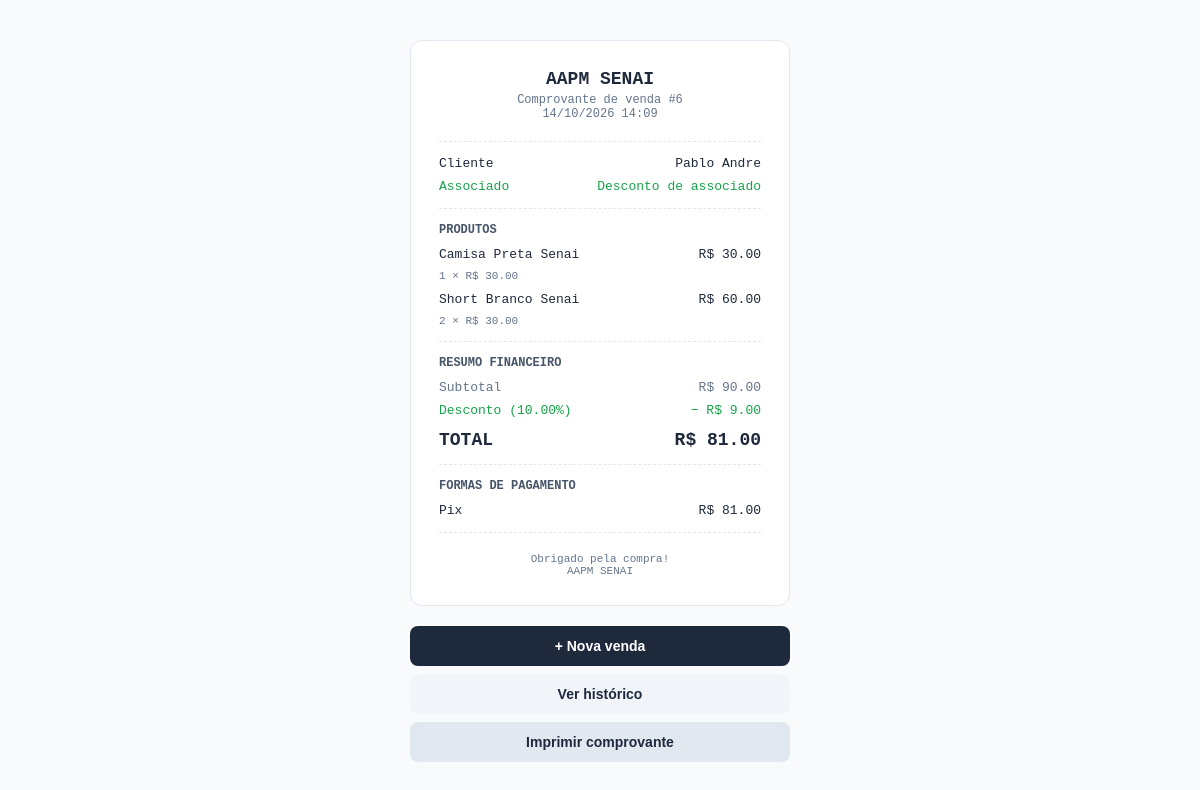
The app's page /pdv/venda/6 (signed in) with its own data.
### app/models/venda.py (models this page shows, shortened)
class Venda(Base):
    __tablename__ = "vendas"
    id = Column(Integer, primary_key=True, index=True)
    cliente_id = Column(
        Integer,
        ForeignKey("clientes.id", ondelete="SET NULL"),
        nullable=True
    )
    usuario_id = Column(
        Integer,
        ForeignKey("usuarios.id", ondelete="SET NULL"),
        nullable=True
    )
    desconto_percentual = Column(
        Float,
        nullable=False,
        default=0.0
    )
    total_bruto = Column(
        Float,
        nullable=False,
        default=0.0
    )
    total_liquido = Column(
        Float,
        nullable=False,
        default=0.0
    )
    forma_pagamento_1 = Column(
        String(30),
        nullable=True
    )
    valor_pagamento_1 = Column(
        Float,
        nullable=False,
        default=0.0
    )
    forma_pagamento_2 = Column(
        String(30),
        nullable=True
    )
    valor_pagamento_2 = Column(
        Float,
        nullable=False,
        default=0.0
    )
    observacao = Column(
        String(255),
        nullable=True
    )
    criado_em = Column(
        DateTime,
        server_default=func.now()
    )
    cliente = relationship(
        "Cliente",
        back_populates="vendas"
    )
    usuario = relationship(
        "Usuario",
        backref="vendas"
    )
    itens = relationship(
        "ItemVenda",
        back_populates="venda",
        cascade="all, delete-orphan"
    )

class ItemVenda(Base):
    __tablename__ = "itens_venda"
    id = Column(Integer, primary_key=True, index=True)
    venda_id = Column(
        Integer,
        ForeignKey("vendas.id", ondelete="CASCADE"),
        nullable=False
    )
    produto_id = Column(
        Integer,
        ForeignKey("produtos.id", ondelete="SET NULL"),
        nullable=True
    )
    produto_nome = Column(
        String(150),
        nullable=False
    )
    quantidade = Column(
        Integer,
        nullable=False
    )
    preco_unitario = Column(
        Float,
        nullable=False
    )
    venda = relationship(
        "Venda",
        back_populates="itens"
    )
    produto = relationship(
        "Produto",
        backref="itens_venda"
    )

### app/models/cliente.py (models this page shows, shortened)
class Cliente(Base):
    __tablename__ = "clientes"
    id         = Column(Integer, primary_key=True, index=True)
    nome       = Column(String(150), nullable=False, index=True)
    matricula  = Column(String(50), nullable=True, unique=True)
    telefone   = Column(String(20), nullable=True)
    is_associado = Column(Boolean, default=False, nullable=False)
    ativo      = Column(Boolean, default=True)
    criado_em  = Column(DateTime, server_default=func.now())
    vendas = relationship("Venda", back_populates="cliente")

### app/controllers/pdv_controller.py (the view)
@router.get("/venda/{venda_id}", response_class=HTMLResponse)
def comprovante_venda(
    venda_id: int,
    request: Request,
    db: Session = Depends(get_db),
    usuario=Depends(get_usuario_logado),
):
    venda = (
        db.query(Venda)
        .options(
            joinedload(Venda.cliente),
            joinedload(Venda.itens).joinedload(ItemVenda.produto),
        )
        .filter(Venda.id == venda_id)
        .first()
    )
    if venda is None:
        return RedirectResponse(
            url="/pdv/historico?erro=venda_nao_encontrada",
            status_code=303,
        )
    return templates.TemplateResponse(
        request=request,
        name="pdv/comprovante.html",
        context={
            "request": request,
            "usuario": usuario,
            "venda": venda,
        },
    )

### app/templates/pdv/comprovante.html (shortened to what this page needs)
<!DOCTYPE html>
<html lang="pt-BR">
<head>
</head>
<body>
    <div class="cupom">
        <div class="titulo">AAPM SENAI</div>
        <div class="subtitulo">
            Comprovante de venda #{{ venda.id }}<br>
            {% if venda.criado_em %}
                {{ venda.criado_em.strftime('%d/%m/%Y %H:%M') }}
            {% endif %}
        </div>
        <hr class="linha-sep">
        {% if venda.cliente %}
            <div class="item-linha">
                <span>Cliente</span>
                <span>{{ venda.cliente.nome }}</span>
            </div>
            {% if venda.cliente.is_associado %}
                <div class="item-linha desc-linha">
                    <span>Associado</span>
                    <span>Desconto de associado</span>
                </div>
            {% endif %}
        {% else %}
            <div class="item-linha">
                <span>Cliente</span>
                <span>Venda de balcão</span>
            </div>
        {% endif %}
        <hr class="linha-sep">
        <div class="secao-titulo">Produtos</div>
        {% for item in venda.itens %}
            <div class="item-linha">
                <span>{{ item.produto_nome }}</span>
                <span>R$ {{ "%.2f"|format(item.subtotal) }}</span>
            </div>
            <div class="item-desc">
                {{ item.quantidade }} ×
                R$ {{ "%.2f"|format(item.preco_unitario) }}
            </div>
        {% else %}
            <div class="item-desc">
                Nenhum item encontrado nesta venda.
            </div>
        {% endfor %}
        <hr class="linha-sep">
        <div class="secao-titulo">Resumo financeiro</div>
        <div class="total-linha">
            <span>Subtotal</span>
            <span>R$ {{ "%.2f"|format(venda.total_bruto) }}</span>
        </div>
        <div class="total-linha desc-linha">
            <span>
                Desconto ({{ "%.2f"|format(venda.desconto_percentual) }}%)
            </span>
            <span>
                − R$ {{ "%.2f"|format(venda.desconto_valor) }}
            </span>
        </div>
        <div class="total-final">
            <span>TOTAL</span>
            <span>R$ {{ "%.2f"|format(venda.total_liquido) }}</span>
        </div>
        <hr class="linha-sep">
        <div class="secao-titulo">Formas de pagamento</div>
        <div class="pagamento-linha">
            <span>{{ (venda.forma_pagamento_1 or "Não informado")|title }}</span>
            <span>
                R$ {{ "%.2f"|format(venda.valor_pagamento_1 or 0) }}
            </span>
        </div>
        <hr class="linha-sep">
        <div class="mensagem-final">
            Obrigado pela compra!<br>
            AAPM SENAI
        </div>
    </div>
    <a href="/pdv/" class="btn btn-nova">+ Nova venda</a>
    <a href="/pdv/historico" class="btn btn-hist">
        Ver histórico
    </a>
    <button
        type="button"
        class="btn btn-imprimir"
        onclick="window.print()"
    >
        Imprimir comprovante
    </button>
</body>
</html>

### app/templates/pdv/comprovante.html (style rules this page uses)
* { box-sizing: border-box; }
body { font-family: "Courier New", monospace; max-width: 400px; margin: 40px auto; padding: 0 10px; background: #f8fafc; color: #1e293b; }
.cupom { background: #fff; border: 1px solid #e2e8f0; border-radius: 12px; padding: 28px; }
.titulo { text-align: center; font-weight: 700; font-size: 18px; margin-bottom: 4px; }
.subtitulo { text-align: center; color: #64748b; font-size: 12px; margin-bottom: 20px; }
.linha-sep { border: none; border-top: 1px dashed #e2e8f0; margin: 14px 0; }
.secao-titulo { font-size: 12px; font-weight: 700; text-transform: uppercase; margin: 14px 0 10px; color: #475569; }
.item-linha, .total-linha, .pagamento-linha { display: flex; justify-content: space-between; align-items: flex-start; gap: 10px; font-size: 13px; margin-bottom: 8px; }
.item-linha span:first-child, .total-linha span:first-child, .pagamento-linha span:first-child { overflow-wrap: anywhere; }
.item-linha span:last-child, .total-linha span:last-child, .pagamento-linha span:last-child { text-align: right; flex-shrink: 0; }
.item-desc { color: #64748b; font-size: 11px; margin-bottom: 10px; }
.total-linha { color: #64748b; }
.total-final { display: flex; justify-content: space-between; align-items: center; gap: 10px; font-size: 18px; font-weight: 800; margin-top: 12px; }
.total-final span:last-child { text-align: right; }
.desc-linha { color: #16a34a; }
.mensagem-final { text-align: center; color: #64748b; font-size: 11px; margin-top: 20px; }
.btn { display: block; text-align: center; margin-top: 20px; padding: 12px; border-radius: 8px; font-weight: 700; font-family: Arial, sans-serif; font-size: 14px; text-decoration: none; border: none; width: 100%; cursor: pointer; }
.btn-nova { background: #1e293b; color: #fff; }
.btn-hist { background: #f1f5f9; color: #1e293b; margin-top: 8px; }
.btn-imprimir { background: #e2e8f0; color: #1e293b; margin-top: 8px; }

### records on screen
Venda: id "6", criado_em "14/10/2026 14:09", total_bruto "90.00", desconto_percentual "10.00", desconto_valor "9.00", total_liquido "81.00", forma_pagamento_1 "Pix", valor_pagamento_1 "81.00"
Cliente: cliente.nome "Pablo Andre"
ItemVenda: produto_nome "Camisa Preta Senai", subtotal "30.00", quantidade "1", preco_unitario "30.00"
ItemVenda: produto_nome "Short Branco Senai", subtotal "60.00", quantidade "2", preco_unitario "30.00"
